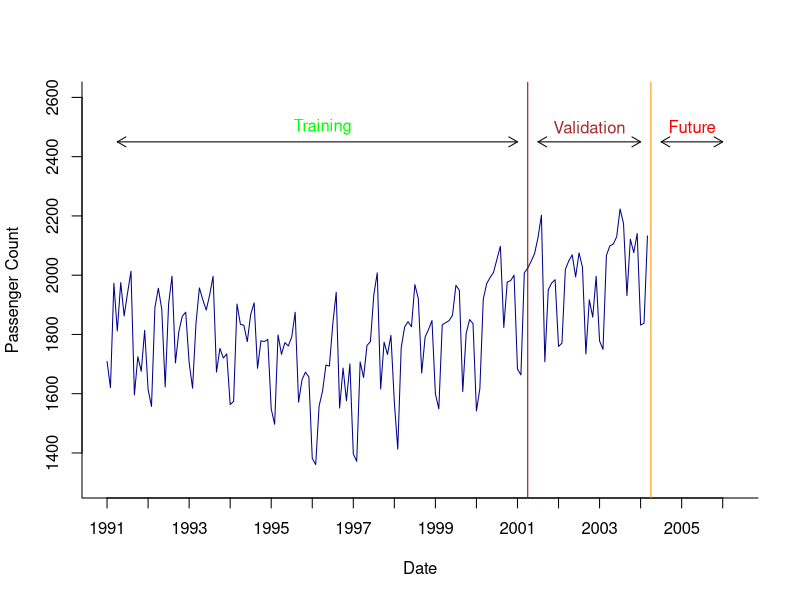
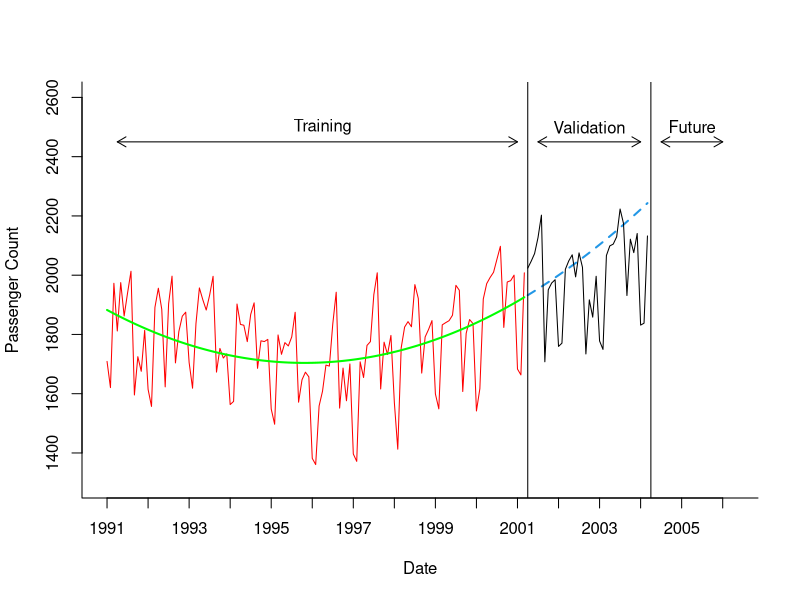

Write R code to recreate these figures, in order.
Amtrak.data <- read.csv("Amtrak data.csv")
library(forecast)
Amtrak.ts <- ts(Amtrak.data$Ridership, start = c(1991, 1), end = c(2004, 3), freq = 12)
plot(Amtrak.ts , ylim = c(1300, 2600),  ylab = "Passenger Count", xlab = "Date", bty = "l", xaxt = "n", xlim = c(1991,2006.25), col="dark blue")
axis(1, at = seq(1991, 2006, 1), labels = format(seq(1991, 2006, 1), digits = 2))
lines(c(2004.25 -3 , 2004.25 -3), c(0, 3500), col="dark red")
lines(c(2004.25, 2004.25), c(0, 3500), col = "dark orange")
text(1996.25, 2500, "Training", col = "green")
text(2002.75, 2500, "Validation", col = "brown")
text(2005.25, 2500, "Future", col = "red")
arrows(2004 - 3,2450,1991.25,2450,code=3,length=0.1,lwd=1,angle=30)
arrows(2004.5 - 3,2450,2004,2450,code=3,length=0.1,lwd=1,angle=30)
arrows(2004.5,2450,2006,2450,code=3,length=0.1,lwd=1,angle=30)


#data partitioning
stepsAhead <- 36   #three years, 36 month
length(Amtrak.ts)
train.length <- length(Amtrak.ts) - stepsAhead
train.ts <- window(Amtrak.ts, start = c(1991, 1), end = c(1991, train.length))
valid.ts <- window(Amtrak.ts, start = c(1991, train.length + 1), end = c(1991, train.length + stepsAhead))
#Use regression function for time sereis tslm() to forcasting model with quadratic curve.
Amtrak.lm <-  tslm(train.ts ~ trend + I(trend^2)) # assuming a quadratic curve trend
Amtrak.lm.pred <- forecast(Amtrak.lm, h = stepsAhead, level = 0)#forcasting the validation data (h mean horizon)
## Generating the vizualization
plot(Amtrak.lm.pred, ylim = c(1300, 2600),ylab = "Passenger Count", xlab = "Date", bty = "l", xaxt = "n", xlim = c(1991,2006.25), main = "", flty = 2, col = "red")
axis(1, at = seq(1991, 2006, 1), labels = format(seq(1991, 2006, 1))) 
lines(Amtrak.lm$fitted, lwd = 2, col= "green")
lines(valid.ts)
lines(c(2004.25 - 3, 2004.25 - 3), c(0, 3500)) 
lines(c(2004.25, 2004.25), c(0, 3500))
text(1996.25, 2500, "Training")
text(2002.75, 2500, "Validation")
text(2005.25, 2500, "Future")
arrows(2004 - 3, 2450, 1991.25, 2450, code = 3, length = 0.1, lwd = 1,angle = 30)
arrows(2004.5 - 3, 2450, 2004, 2450, code = 3, length = 0.1, lwd = 1,angle = 30)
arrows(2004.5, 2450, 2006, 2450, code = 3, length = 0.1, lwd = 1, angle = 30)
